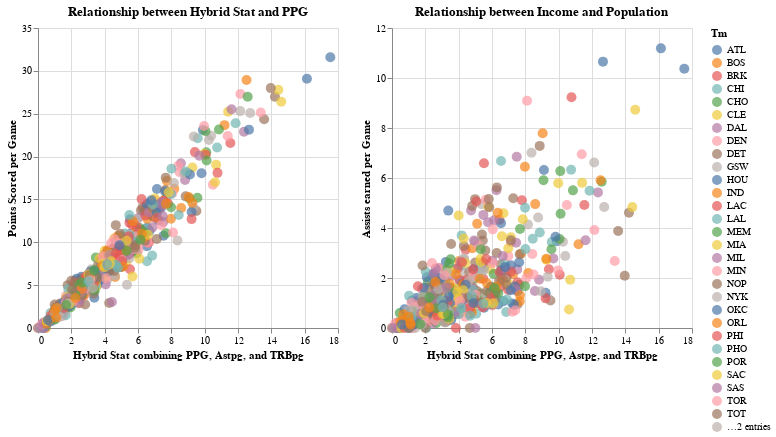

Notebook cell for this chart:
### Code cell
# Creating a wholistic stat to rank players for the year 2017:

recent_stats_df = stats_df[stats_df['Year'] == 2017]

# CREATING A new statistic that combines points per game (ppg), astpg, and trbpg

ppg_weighting = 0.33333
astpg_weighting = 0.33333
trbpg_weighting = 0.33333

recent_stats_df['Hybrid stat'] = (recent_stats_df['ppg'] * ppg_weighting 
                                  + recent_stats_df['astpg'] * astpg_weighting 
                                  + recent_stats_df['trbpg'] * trbpg_weighting)


# Plotting the Hybrid Stat with PPG, ASTPG, and TRBPG to determine if there is a correlation

selection = alt.selection_interval(encodings = ['x'])

plot_one = alt.Chart(recent_stats_df).mark_circle(size = 100).encode(
    x = alt.X('Hybrid stat:Q', title = 'Hybrid Stat combining PPG, Astpg, and TRBpg'),
    y = alt.Y('ppg:Q', title = 'Points Scored per Game'),
    color = 'Tm',
    tooltip = ['Player:N', 'Age:Q', 'ppg:Q', 'Hybrid stat:Q']
    ).add_selection(selection  # Add the selection to the chart 
    ).properties(
    title = 'Relationship between Hybrid Stat and PPG' #Add title to the chart
    )


plot_two = alt.Chart(recent_stats_df).mark_circle(size = 100).encode(
    x = alt.X('Hybrid stat:Q', title = 'Hybrid Stat combining PPG, Astpg, and TRBpg'),
    y = alt.Y('astpg:Q', title = 'Assists earned per Game'),
    color = 'Tm',
    tooltip = ['Player:N', 'Age:Q', 'ppg:Q', 'Hybrid stat:Q']
    ).transform_filter(
    selection  # Filter the data based on the selected income range
    ).properties(
    title = 'Relationship between Income and Population' #Add title to the chart
    )

plot_one | plot_two

### Figure 1 — Vega-Lite specification as saved in the notebook (floating-point values rounded to 4 significant figures; data arrays with more than 128 entries replaced by an {"elided": "..."} marker saying what was removed)
{"config": {"view": {"continuousWidth": 300, "continuousHeight": 300}}, "hconcat": [{"mark": {"type": "circle", "size": 100}, "encoding": {"color": {"field": "Tm", "type": "nominal"}, "tooltip": [{"field": "Player", "type": "nominal"}, {"field": "Age", "type": "quantitative"}, {"field": "ppg", "type": "quantitative"}, {"field": "Hybrid stat", "type": "quantitative"}], "x": {"field": "Hybrid stat", "title": "Hybrid Stat combining PPG, Astpg, and TRBpg", "type": "quantitative"}, "y": {"field": "ppg", "title": "Points Scored per Game", "type": "quantitative"}}, "name": "view_1", "title": "Relationship between Hybrid Stat and PPG"}, {"mark": {"type": "circle", "size": 100}, "encoding": {"color": {"field": "Tm", "type": "nominal"}, "tooltip": [{"field": "Player", "type": "nominal"}, {"field": "Age", "type": "quantitative"}, {"field": "ppg", "type": "quantitative"}, {"field": "Hybrid stat", "type": "quantitative"}], "x": {"field": "Hybrid stat", "title": "Hybrid Stat combining PPG, Astpg, and TRBpg", "type": "quantitative"}, "y": {"field": "astpg", "title": "Assists earned per Game", "type": "quantitative"}}, "title": "Relationship between Income and Population", "transform": [{"filter": {"param": "param_1"}}]}], "data": {"name": "data-d6d7275f84d889d2c5bbe5bd8b7cdf05"}, "params": [{"name": "param_1", "select": {"type": "interval", "encodings": ["x"]}, "views": ["view_1"]}], "$schema": "https://vega.github.io/schema/vega-lite/v5.20.1.json", "datasets": {"data-d6d7275f84d889d2c5bbe5bd8b7cdf05": {"elided": "595 records"}}}
